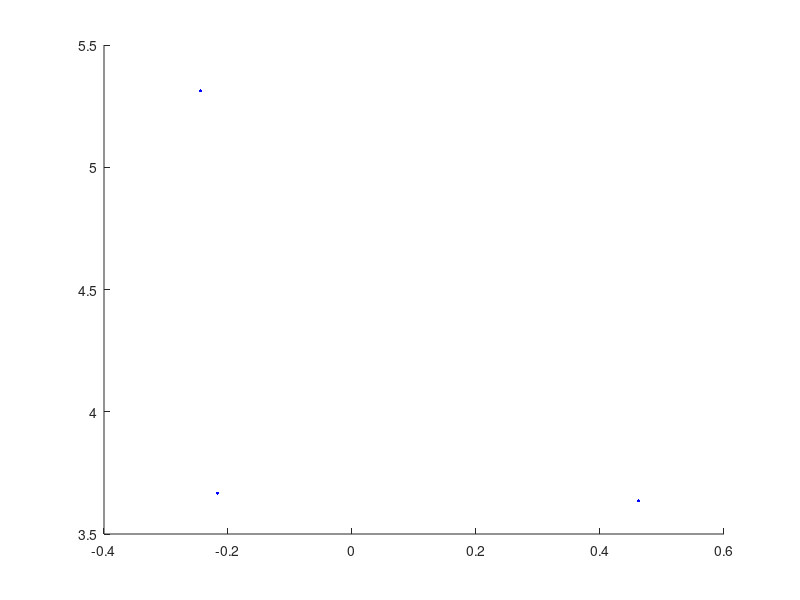

Here is the MATLAB script that generated this plot:
N = 3;
M = 3;
alpha = 1e-5;

X = randn(M,N);
X_mean = mean(X);
X = X - X_mean;
X = X./sqrt(mean(sum(X.^2)/size(X,1)));
S = (X'*X)/size(X,1);
F = mean(diag(S)) * eye(size(S));

% Terms
% term1 = N/2 * log(2*pi);
% term2 = 0;
% term3 = 0;
% for k = 1:M
%     x = X(k,:);
%     Sk = M/(M-1)*S - 1/(M-1)*(x'*x);
%     R = (1 - alpha)*Sk + alpha*F;
% 
%     evr = eig(R);
%     term2(k) = 1/2 * sum(log(evr));
% 
%     Ri = R^-1;
%     term3(k) = 1/2 * x*Ri*x';
%     
%     y0(k) = term1 + term2(k) + term3(k);
% end

% Terms
term1 = (2*pi)^(-N/2);
term2 = nan(1,M);
term3 = nan(1,M);
for k = 1:M
    x = X(k,:);
    Sk = M/(M-1)*S - 1/(M-1)*(x'*x);
    R = (1 - alpha)*Sk + alpha*mean(diag(Sk))*F;

    R_det = det(R);
    term2(k) = R_det^-0.5;

    Ri = R^-1;
    term3(k) = exp(-0.5*(x*Ri*x'));
end
y = term1.*term2.*term3;
y_mat = mvnpdf(X);
pdfmax = term1*term2;

% figure, scatter3(X(:,1),X(:,2),y,5,'b','filled')
figure, scatter(X(:,1),y,5,'b','filled')
% hold on, scatter3(X(:,1),X(:,2),y_mat,5,'m','filled')

